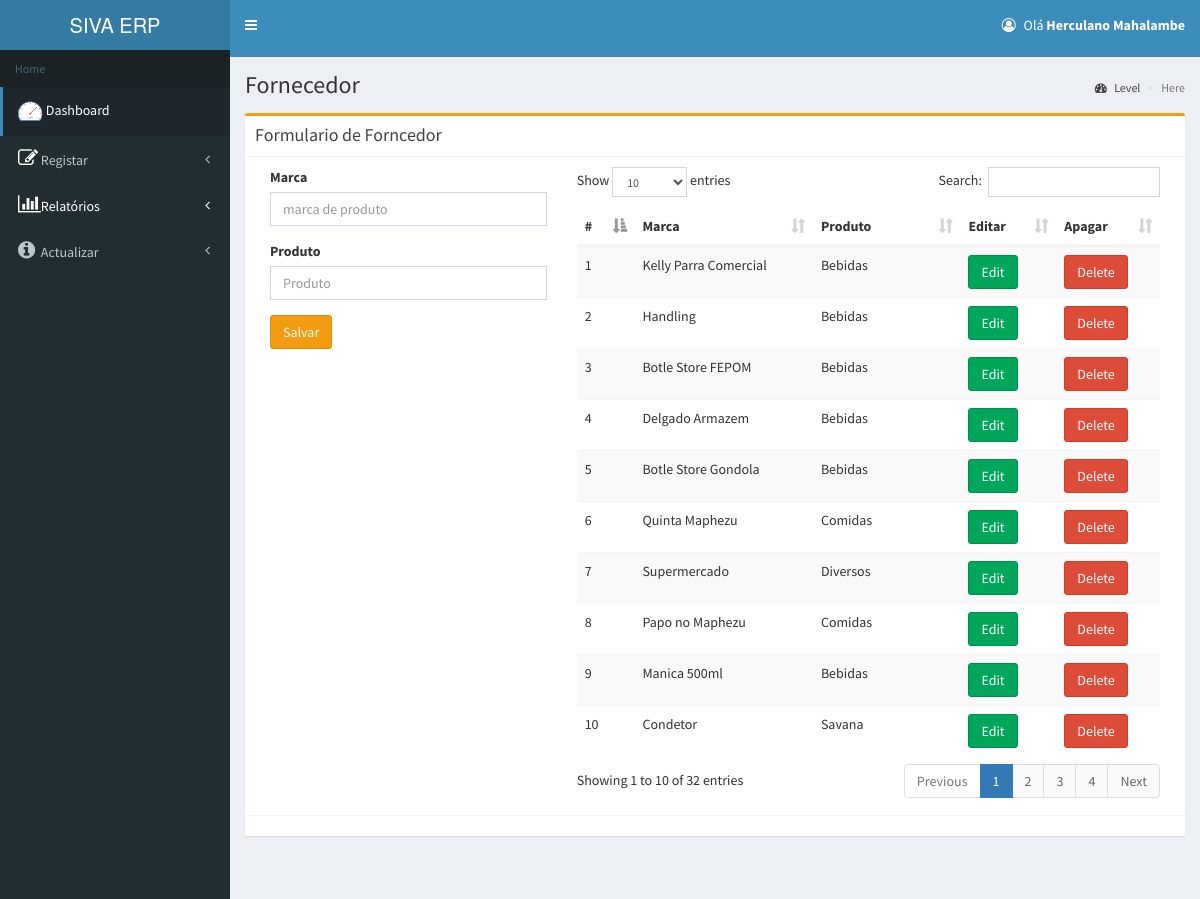
Screenshot of /gestor/forncedor.php (signed in) with the database file from the repository.
### tables this page shows
CREATE TABLE `empresa` (
  `id` int(11) NOT NULL,
  `nome` varchar(40) NOT NULL,
  `nuit` varchar(20) NOT NULL,
  `contacto` varchar(20) NOT NULL,
  `address` text NOT NULL
);

CREATE TABLE `tbl_user` (
  `userid` int(11) NOT NULL,
  `username` varchar(100) NOT NULL,
  `useremail` varchar(100) NOT NULL,
  `password` varchar(100) NOT NULL,
  `role` varchar(50) NOT NULL
);

CREATE TABLE `tbl_fornecedor` (
  `id` int(11) NOT NULL,
  `marca` varchar(30) NOT NULL,
  `produto` varchar(20) NOT NULL
);

### session.php (called while the page is built, shortened)
<?php
include_once 'conexao.php';
if (isset($_COOKIE['txt_email']) && !empty($_COOKIE['txt_email'])) {
    $usuario_cookie = $_COOKIE['txt_email'];
    $sql = mysqli_query($mysqli, "SELECT * FROM tbl_user WHERE useremail = '$usuario_cookie'");
    if ($sql && mysqli_num_rows($sql) > 0) {
        $linha = mysqli_fetch_array($sql);
        $Nome = $linha["username"];
    } else {
        $Nome = "Usuário não encontrado";
        $idUser = null;
    }
}
?>

### gestor/forncedor.php (the view, shortened to what this page needs)
<?php
include_once '../dbconnect.php';
      include_once "../session.php";
      include_once '../conexao.php';
include_once'header.php';
        ?>
        <div class="content-wrapper">
            <section class="content-header">
                <h1>
                    Fornecedor
                </h1>
                <ol class="breadcrumb">
                    <li><a href="#"><i class="fa fa-dashboard"></i> Level</a></li>
                    <li class="active">Here</li>
                </ol>
            </section>
            <section class="content container-fluid">
        <div class="box box-warning">
            <div class="box-header with-border">
                <h3 class="box-title">Formulario de Forncedor</h3>
            </div>
            <div class="box-body">
                <form role="form"  method="post">
                    <?php
                    if(isset($_POST['btnedit'])){
                        $select=$pdo->prepare("select * from tbl_fornecedor where id=".$_POST['btnedit']);
                        $select->execute();
                        if($select){
                            $row =$select->fetch(PDO::FETCH_OBJ);
                            echo' <div class="col-md-4">
                            <div class="form-group">
                            <input type="hidden" class="form-control" value="'.$row->id.'" name="txtid">
                            <label >Produto</label>
                            <input type="text" class="form-control" value="'.$row->marca.'" name="txtmarca"  placeholder="Marca">
                            </div>
                            <div class="form-group">
                            <label >Produto</label>
                            <input type="text" class="form-control" value="'.$row->produto.'" name="txtproduto"  placeholder="produto">
                            </div>
                            <button type="submit" class="btn btn-info" name="btnupdate">Actualizar</button>
                            </div>';
                      }
                    }else{
                        echo' <div class="col-md-4">
                        <label >Marca</label>
                        <div class="form-group">
                        <input type="text" class="form-control" name="txtmarca" placeholder="marca de produto" >
                        </div>
                        <div class="form-group">
                        <label >Produto</label>
                        <input type="text" class="form-control" name="txtproduto" placeholder="Produto" >
                        </div>
                        <button type="submit" class="btn btn-warning" name="btnsave">Salvar</button>
                        </div>';
                    }
                    ?>
                    <div class="col-md-8">
                        <table id="tablecategory" class="table table-striped">
                            <thead>
                                <tr>
                                   <th>#</th>
                                   <th>Marca</th>
                                   <th>Produto</th>
                                   <th>Editar</th>
                                   <th>Apagar</th>
                               </tr>
                           </thead>
                           <tbody>
                            <?php
                            $select=$pdo->prepare("select * from tbl_fornecedor order by id desc");
                            $select->execute();
                            while($row=$select->fetch(PDO::FETCH_OBJ)){
                            echo' <tr>
                                <td>'.$row->id.'</td>
                                <td>'.$row->marca.'</td>
                                <td>'.$row->produto.'</td>
                                <td>
                                <button type="submit" value='.$row->id.' class="btn btn-success" name="btnedit">Edit</button>
                                </td>
                                <td>
                                <button type="submit" value="'.$row->id.'" class="btn btn-danger" name="btndelete">Delete</button>
                                </td>
                                </tr>';
                            }
                        ?>
                        </tbody>
                    </table>
                </div>
            </form>
        </div>
        <div class="box-footer">
        </div>
    </div>
</section>
</div>
<?php
include_once'footer.php';
?>

### gestor/header.php (shortened to what this page needs)
<?php
  include_once'../conexao.php';
  $sql3 = mysqli_query($mysqli,"SELECT * FROM empresa");
  $res3 = mysqli_fetch_array($sql3);
  $nome_db = $res3['nome'];
 ?>
<!DOCTYPE html>
<html>
<head>
  <link rel="stylesheet" href="../bower_components/bootstrap/dist/css/bootstrap.min.css">
  <link rel="stylesheet" href="../bower_components/font-awesome/css/font-awesome.min.css">
  <link rel="stylesheet" href="../bower_components/Ionicons/css/ionicons.min.css">
  <link rel="stylesheet" href="../dist/css/AdminLTE.min.css">
  <link rel="stylesheet" href="../dist/css/skins/skin-blue.min.css">
  <link rel="stylesheet" href="../bower_components/bootstrap-daterangepicker/daterangepicker.css">
  <link rel="stylesheet" href="../bower_components/bootstrap-datepicker/dist/css/bootstrap-datepicker.min.css">
  <link rel="stylesheet" href="../bower_components/select2/dist/css/select2.min.css">
  <link rel="stylesheet" href="../plugins/iCheck/all.css">
  <link rel="stylesheet" href="../bower_components/datatables.net-bs/css/dataTables.bootstrap.min.css">
<link rel="stylesheet" href="//code.jquery.com/ui/1.12.1/themes/base/jquery-ui.css">
</head>
<body class="hold-transition skin-blue sidebar-mini">
<div class="wrapper">
  <header class="main-header">
    <a href="darshboard" class="logo">
      <span class="logo-lg"><?php echo $nome_db; ?></span>
    </a>
    <nav class="navbar navbar-static-top" role="navigation">
      <a href="#" class="sidebar-toggle" data-toggle="push-menu" role="button">
      </a>
      <div class="navbar-custom-menu">
        <ul class="nav navbar-nav">
          <li class="dropdown user user-menu">
            <a href="#" class="dropdown-toggle" data-toggle="dropdown">
              <p class="fa fa-user-circle-o"></p>
              <span class="hidden-xs">Olá  <b><?php echo $Nome;?></b></span>
            </a>
          </li>
        </ul>
      </div>
    </nav>
  </header>
  <aside class="main-sidebar">
    <section class="sidebar">
      <ul class="sidebar-menu" data-widget="tree">
        <li class="header">Home</li>
        <li class="active"><a href="darshboard"><img src="../images/icons8-speed1.png"></i> <span>Dashboard</span></a></li>
        <li class="treeview">
        <a href="#"><i class="fa fa-edit" style="font-size:20px;color:white"></i>
            <span>Registar</span><span class="pull-right-container"><i class="fa fa-angle-left pull-right"></i></span>
          </a>
          <li class="treeview">
          <a href="#" style="color: white;">
            <i class="fa fa-bar-chart" style="font-size:20px; color: white;"></i>
            <span style="color: white;">Relatórios</span>
            <span class="pull-right-container">
              <i class="fa fa-angle-left pull-right" style="color: white;"></i>
            </span>
          </a>
        </li>
         <li class="treeview">
          <a href="#"><i class="fa fa-info-circle" style="font-size:20px"></i>
            <span>Actualizar</span><i class="fa fa-angle-left pull-right"></i>
          </a>
        </li>
      </ul>
    </section>
  </aside>

### rows the page displays
empresa: nome "SIVA ERP"
tbl_user: username "Herculano Mahalambe"
tbl_fornecedor: id "10", marca "Condetor", produto "Savana"
tbl_fornecedor: id "9", marca "Manica 500ml", produto "Bebidas"
tbl_fornecedor: id "8", marca "Papo no Maphezu", produto "Comidas"
tbl_fornecedor: id "7", marca "Supermercado", produto "Diversos"
tbl_fornecedor: id "6", marca "Quinta Maphezu", produto "Comidas"
tbl_fornecedor: id "5", marca "Botle Store Gondola", produto "Bebidas"
tbl_fornecedor: id "4", marca "Delgado Armazem", produto "Bebidas"
tbl_fornecedor: id "3", marca "Botle Store FEPOM", produto "Bebidas"
tbl_fornecedor: id "2", marca "Handling", produto "Bebidas"
tbl_fornecedor: id "1", marca "Kelly Parra Comercial", produto "Bebidas"
